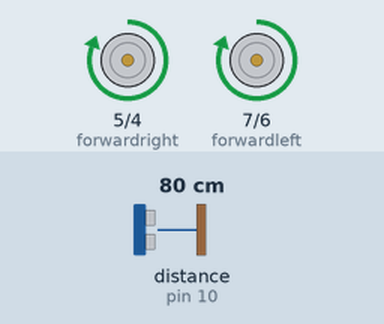
Simulated run of this sketch. Board: Arduino Uno, built with avr-gcc and run on an emulated ATmega328P. Shown: motor-driver pin pairs drawn as motors (green arrow = first pin HIGH = forward, orange = second pin HIGH = backward, longer = more drive). Wiring (inferred from the names in the program): ultrasonic range finder: trigger pin 9; echo pin 10. Inputs (shaded band) come from the test bench; at power-on: distance to the obstacle (sensor on pin 10) 80 cm. The echo pulse lasts 58.3 µs per cm.

Above: at 1.2 s.
1.3 s: distance to the obstacle (sensor on pin 10) set to 22 cm
2.8 s: distance to the obstacle (sensor on pin 10) set to 19 cm
At 3.1 s:
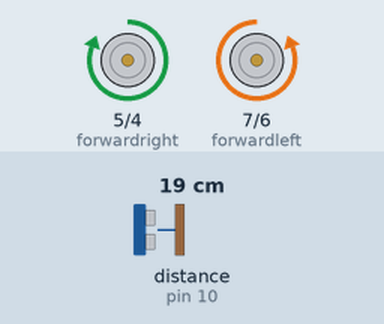
4.3 s: distance to the obstacle (sensor on pin 10) set to 35 cm
At 5.5 s:
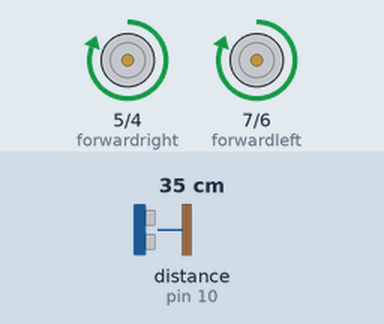
5.8 s: distance to the obstacle (sensor on pin 10) set to 2 cm
At 6.6 s:
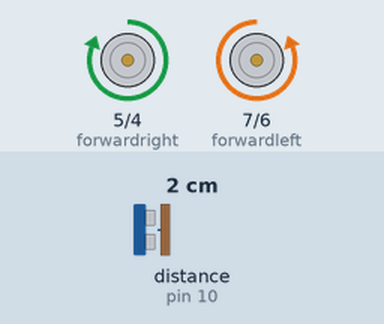
Timing chart, 0 to 8.3 s (numbered marks = the images above; inputs shaded):
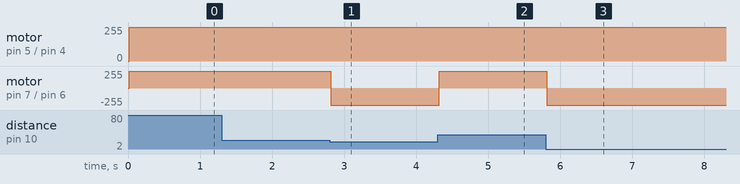

The sketch:

ece387final.ino
```cpp
#include <SoftwareSerial.h>


//Set uultrasonic sensor
int trigPin=9;
int echoPin=10;

//Set motors
int reverseright=4;
int forwardright=5;
int reverseleft=6;
int forwardleft=7;

//Set bluetooth
SoftwareSerial BT(10, 11); //TX, RX respetively
String readvoice;

void setup() {
   Serial.begin(9600);
   pinMode(reverseright, OUTPUT);
   pinMode(forwardright, OUTPUT);
   pinMode(reverseleft, OUTPUT);
   pinMode(forwardleft, OUTPUT);
   pinMode(echoPin, INPUT);
   pinMode(trigPin, OUTPUT);
}

void loop() {
  //set the ultrasonic sensor detection
  long duration, distance;
  digitalWrite(trigPin,HIGH);
  delayMicroseconds(1000);
  digitalWrite(trigPin, LOW);
  duration=pulseIn(echoPin, HIGH);
  distance =(duration/2)/30;
  delay(10);

  //Detecting the obstacles and change direction
  if((distance>20))
 {
  digitalWrite(forwardright,HIGH);
   digitalWrite(reverseright,LOW);
   digitalWrite(reverseleft,LOW);
   digitalWrite(forwardleft,HIGH);
 }

  else if(distance<20)
 {
   digitalWrite(forwardright,HIGH);
   digitalWrite(reverseright,LOW);
   digitalWrite(reverseleft,HIGH);
   digitalWrite(forwardleft,LOW);

 }
while (BT.available()){  //Check if there is an available byte to read
  delay(1000);
  char c = BT.read();
  readvoice += c; //build the string- "forward", "reverse", "left" and "right"
  }
  if (readvoice.length() > 0) {
    Serial.println(readvoice);

  if(readvoice == "forward")
  {
    digitalWrite(reverseright, HIGH);
    digitalWrite (forwardright, HIGH);
    digitalWrite(reverseleft,LOW);
    digitalWrite(forwardleft,LOW);
    delay(1000);
  }

  else if(readvoice == "reverse")
  {
    digitalWrite(reverseright, LOW);
    digitalWrite(forwardright, LOW);
    digitalWrite(reverseleft, HIGH);
    digitalWrite(forwardleft,HIGH);
    delay(1000);
  }

  else if (readvoice == "right")
  {
    digitalWrite (reverseright,HIGH);
    digitalWrite (forwardright,LOW);
    digitalWrite (reverseleft,LOW);
    digitalWrite (forwardleft,LOW);
    delay (1000);

  }

 else if ( readvoice == "left")
 {
   digitalWrite (reverseright, LOW);
   digitalWrite (forwardright, HIGH);
   digitalWrite (reverseleft, LOW);
   digitalWrite (forwardleft, LOW);
   delay (1000);
 }

 else if (readvoice == "stop")
 {
   digitalWrite (reverseright, LOW);
   digitalWrite (forwardright, LOW);
   digitalWrite (reverseleft, LOW);
   digitalWrite (forwardleft, LOW);
   delay (1000);
 }

readvoice="";
}

}
```

Measured:
- the behaviour switches between 21 and 20 cm on distance to the obstacle (sensor on pin 10) (found by bisection; images 0 and 1)
- after the input at 1.3 s, every drawn part: stays the same
- after the input at 2.8 s, motor on pin 7 (forwardleft) / pin 6 (reverseleft): forward 255/255 → backward 255/255 at once
- after the input at 4.3 s, motor on pin 7 (forwardleft) / pin 6 (reverseleft): backward 255/255 → forward 255/255 at once
- after the input at 5.8 s, motor on pin 7 (forwardleft) / pin 6 (reverseleft): forward 255/255 → backward 255/255 at once
